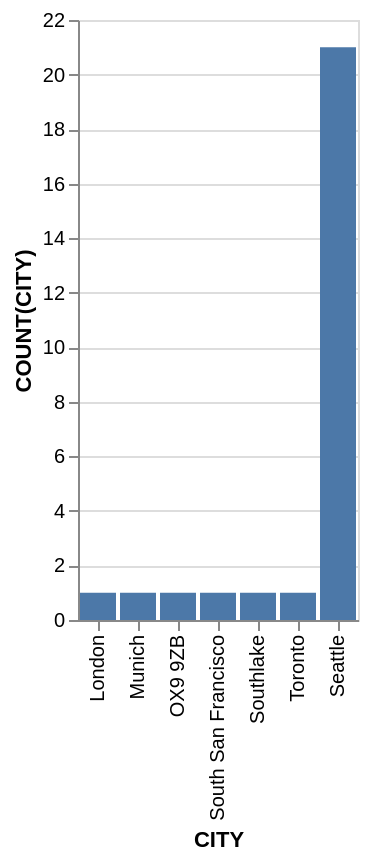

The Vega-Lite source for this figure:
### Vega-Lite specification from a JSON file in a GitHub repository (floating-point values rounded to 4 significant figures)
{"data": {"values": [{"x_data": "London", "y_data": 1}, {"x_data": "Munich", "y_data": 1}, {"x_data": "OX9 9ZB", "y_data": 1}, {"x_data": "South San Francisco", "y_data": 1}, {"x_data": "Southlake", "y_data": 1}, {"x_data": "Toronto", "y_data": 1}, {"x_data": "Seattle", "y_data": 21}]}, "mark": "bar", "encoding": {"x": {"field": "x_data", "type": "nominal", "title": "CITY", "sort": {"op": "sum", "field": "y_data", "order": "ascending"}}, "y": {"field": "y_data", "type": "quantitative", "title": "COUNT(CITY)"}}}
